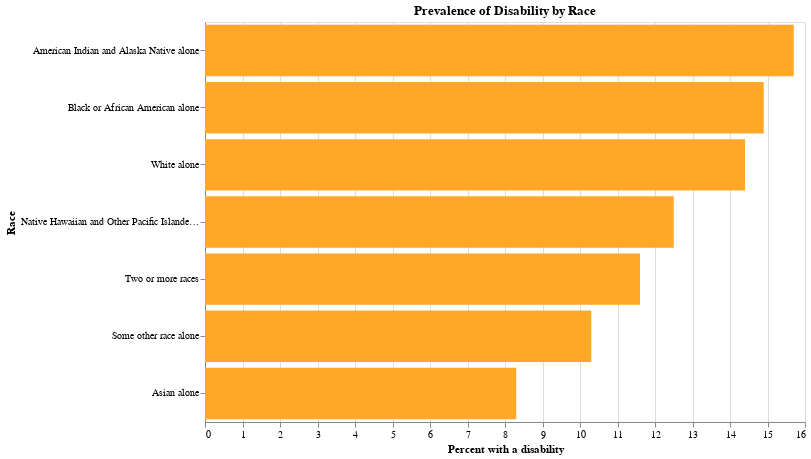

The notebook cell this image was saved under:
### Code cell
# Define a warm orange-yellow color for all bars
warm_orange_yellow = alt.value('#FFA726')

# Create the horizontal bar chart
horizontal_race_disability_chart = alt.Chart(data_for_race_df).mark_bar().encode(
    y=alt.Y('Race:N', sort=alt.EncodingSortField(field='Percent with a disability', order='descending')),
    x='Percent with a disability:Q',
    color=warm_orange_yellow,
    tooltip=['Race:N', 'Percent with a disability:Q']
).properties(
    title='Prevalence of Disability by Race',
    width=600,
    height=400
)

horizontal_race_disability_chart

### Figure 1 — Vega-Lite specification as saved in the notebook (floating-point values rounded to 4 significant figures)
{"config": {"view": {"continuousWidth": 400, "continuousHeight": 300}}, "data": {"name": "data-715cd89e74d48ab7b0d10743539fbdd0"}, "mark": "bar", "encoding": {"color": {"value": "#FFA726"}, "tooltip": [{"field": "Race", "type": "nominal"}, {"field": "Percent with a disability", "type": "quantitative"}], "x": {"field": "Percent with a disability", "type": "quantitative"}, "y": {"field": "Race", "sort": {"field": "Percent with a disability", "order": "descending"}, "type": "nominal"}}, "height": 400, "title": "Prevalence of Disability by Race", "width": 600, "$schema": "https://vega.github.io/schema/vega-lite/v4.17.0.json", "datasets": {"data-715cd89e74d48ab7b0d10743539fbdd0": [{"Race": "White alone", "Percent with a disability": 14.4}, {"Race": "Black or African American alone", "Percent with a disability": 14.9}, {"Race": "American Indian and Alaska Native alone", "Percent with a disability": 15.7}, {"Race": "Asian alone", "Percent with a disability": 8.3}, {"Race": "Native Hawaiian and Other Pacific Islander alone", "Percent with a disability": 12.5}, {"Race": "Some other race alone", "Percent with a disability": 10.3}, {"Race": "Two or more races", "Percent with a disability": 11.6}]}}
